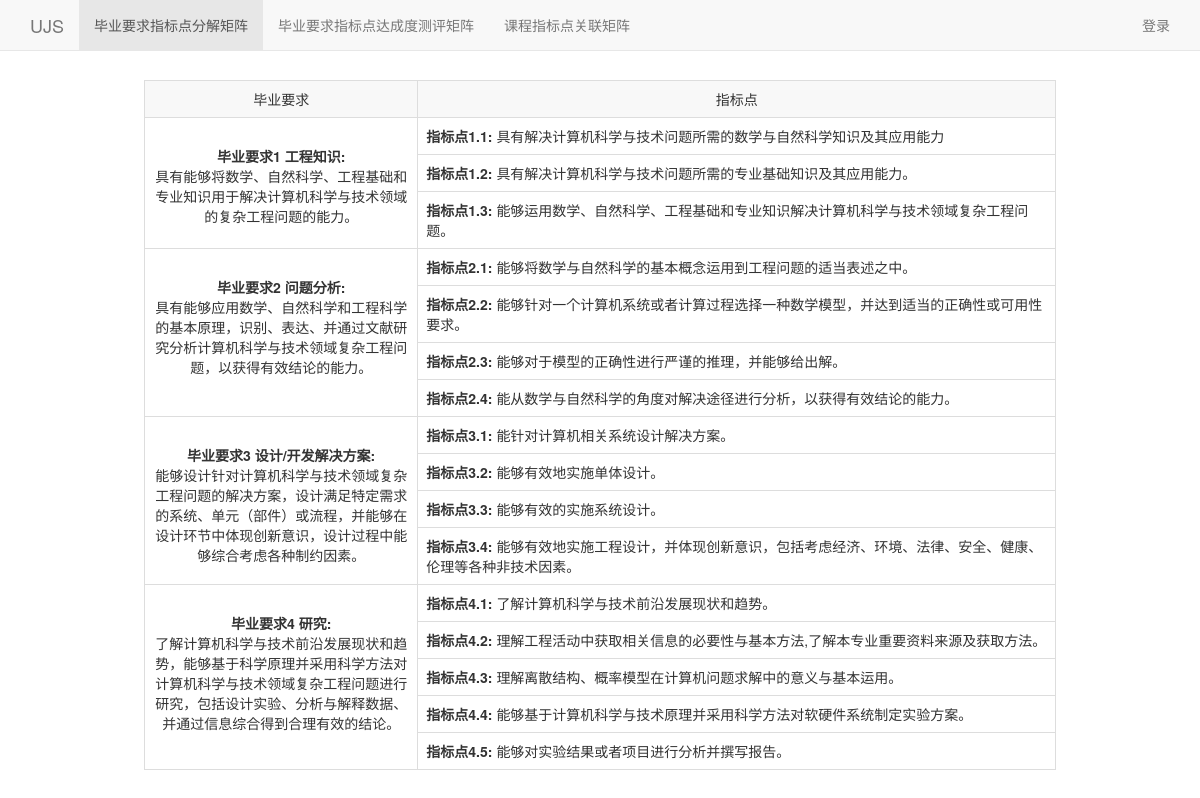
/index_gr.php, run on the app's committed database.
### tables this page shows
CREATE TABLE `gr` (
  `GRID` int(11) NOT NULL AUTO_INCREMENT,
  `GRName` varchar(255) NOT NULL,
  `GRDetail` varchar(255) NOT NULL,
  PRIMARY KEY (`GRID`)
);

### index_gr.php (the view, shortened to what this page needs)
<!DOCTYPE html>
<html lang="en">
<head>
	<link rel="stylesheet" href="res/css/bootstrap.min.css">
	<link rel="stylesheet" href="res/mycss.css">
</head>
<body style="background-color:#fff;">
	<div class="container">
		<nav class="navbar navbar-default navbar-fixed-top">
		  <div class="container">
		    <div class="navbar-header">
		      <a class="navbar-brand" href="#">UJS</a>
		    </div>
		    <div class="collapse navbar-collapse" id="bs-example-navbar-collapse-1">
		      <ul class="nav navbar-nav">
		        <li class="active"><a href="index_gr.php">毕业要求指标点分解矩阵<span class="sr-only">(current)</span></a></li>
		        <li><a href="index_ip.php">毕业要求指标点达成度测评矩阵</a></li>
		        <li><a href="index_ipcourse.php">课程指标点关联矩阵</a></li>
		      </ul>
		      <ul class="nav navbar-nav navbar-right">
		        <li><a href="#" onclick="$('#myModal').modal('toggle')">登录</a></li>
		      </ul>
		    </div>
		  </div>
		</nav>
		<div  class="gr" >
		<table class="table table-bordered">
			<tr>
				<td class="myCenter not-mouseenter">毕业要求</td>
				<td class="gr_td myCenter not-mouseenter">指标点</td>
			</tr>
<?php
$check_query = mysql_query("select DISTINCT(GRID) from relevance");
$gr_num = mysql_num_rows($check_query);
$it = 0;
while ($row = mysql_fetch_array($check_query)) {
	$gr_list[$it] = $row['GRID'];
	$it++;
}
for ($i = 0; $i < $gr_num; $i++) {
	$sql = "select DISTINCT(IPID) from relevance where GRID = " . $gr_list[$i];
	$check_query = mysql_query($sql);
	$ip_num = mysql_num_rows($check_query);
	$gr_name = mysql_query("select GRName from gr where GRID =" . $gr_list[$i]);
	$gr_detail = mysql_query("select GRDetail from gr where GRID =" . $gr_list[$i]);
	$res_gr_name = mysql_fetch_array($gr_name);
	$res_gr_detail = mysql_fetch_array($gr_detail);
	?>
			<tr>
				<td class="myCenter" rowspan=<?php echo $ip_num + 1?>><br><b><?php echo "毕业要求" . ($i + 1) . " " . $res_gr_name[0] . ": </b><br>" . $res_gr_detail[0]?></td>
			</tr>
<?php
for ($k = 0; $k < $ip_num; $k++) {
		$check_query = mysql_query("select IPDetail from ip where GRID = " . $gr_list[$i]);
		$it = 0;
		$ip_detail_list = array();
		while ($row = mysql_fetch_array($check_query)) {
			$ip_detail_list[$it] = $row['IPDetail'];
			$it++;
		}
		echo "<tr class='gr_tr'><td class='gr_td'><b>" . "指标点" . ($i + 1) . "." . ($k + 1) . ": </b>" . $ip_detail_list[$k] . "</td></tr>";
	}
	?>
<?php
}
?>
			</table>
		</div>
	</div>
</body>
</html>

### res/mycss.css (style rules this page uses)
.gr { margin-top: 80px; margin-left: 10%; margin-right: 10%; }
.gr_td { width: 70%; }
.myCenter { text-align:center; }
.not-mouseenter { background-color: #f8f8f8; }

### data on the page
gr: GRName "工程知识", GRDetail "具有能够将数学、自然科学、工程基础和专业知识用于解决计算机科学与技术领域的复杂工程问题的能力。"
gr: GRName "问题分析", GRDetail "具有能够应用数学、自然科学和工程科学的基本原理，识别、表达、并通过文献研究分析计算机科学与技术领域复杂工程问题，以获得有效结论的能力。"
gr: GRName "设计/开发解决方案", GRDetail "能够设计针对计算机科学与技术领域复杂工程问题的解决方案，设计满足特定需求的系统、单元（部件）或流程，并能够在设计环节中体现创新意识，设计过程中能够综合考虑各种制约因素。"
gr: GRName "研究", GRDetail "了解计算机科学与技术前沿发展现状和趋势，能够基于科学原理并采用科学方法对计算机科学与技术领域复杂工程问题进行研究，包括设计实验、分析与解释数据、并通过信息综合得到合理有效的结论。"

### other printed values
$ip_detail_list[$k] "具有解决计算机科学与技术问题所需的数学与自然科学知识及其应用能力"
$ip_detail_list[$k] "具有解决计算机科学与技术问题所需的专业基础知识及其应用能力。"
$ip_detail_list[$k] "能够运用数学、自然科学、工程基础和专业知识解决计算机科学与技术领域复杂工程问题。"
$ip_detail_list[$k] "能够将数学与自然科学的基本概念运用到工程问题的适当表述之中。"
$ip_detail_list[$k] "能够针对一个计算机系统或者计算过程选择一种数学模型，并达到适当的正确性或可用性要求。"
$ip_detail_list[$k] "能够对于模型的正确性进行严谨的推理，并能够给出解。"
$ip_detail_list[$k] "能从数学与自然科学的角度对解决途径进行分析，以获得有效结论的能力。"
$ip_detail_list[$k] "能针对计算机相关系统设计解决方案。"
$ip_detail_list[$k] "能够有效地实施单体设计。"
$ip_detail_list[$k] "能够有效的实施系统设计。"
$ip_detail_list[$k] "能够有效地实施工程设计，并体现创新意识，包括考虑经济、环境、法律、安全、健康、伦理等各种非技术因素。"
$ip_detail_list[$k] "了解计算机科学与技术前沿发展现状和趋势。"
$ip_detail_list[$k] "理解工程活动中获取相关信息的必要性与基本方法,了解本专业重要资料来源及获取方法。"
$ip_detail_list[$k] "理解离散结构、概率模型在计算机问题求解中的意义与基本运用。"
$ip_detail_list[$k] "能够基于计算机科学与技术原理并采用科学方法对软硬件系统制定实验方案。"
